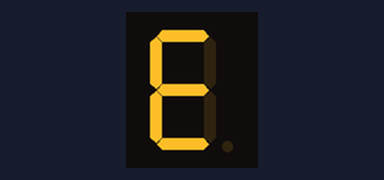
Bench run of a sketch on a simulated Arduino Uno, built with avr-gcc and run on an emulated ATmega328P. Shown: 1-digit seven-segment display. Wiring (inferred from the names in the program): 1-digit 7-segment display, segments lit when LOW: segments pin 5, pin 6, pin 7, pin 8, pin 9, pin 10, pin 11. The segment pins are drawn as the display they are named for.

Above: at 0.1 s.
At 1.1 s:
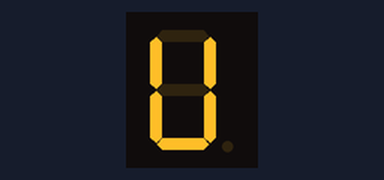
At 3.1 s:
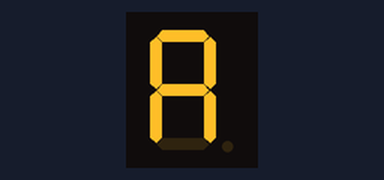
At 4.1 s:
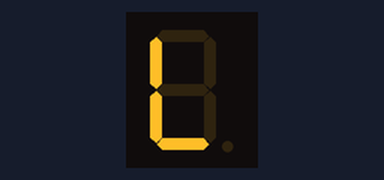
At 5.1 s:
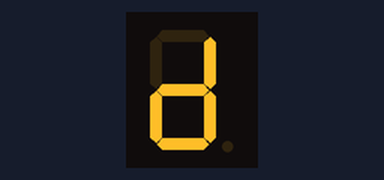

Measured:
- by itself, everything shown: repeats every 6.0 s, in 6 steps
- what the display in image 1 shows lasts 1.0 s, from 1.0 s to 2.0 s

The sketch:

7.3.ino
```cpp
const int A = 5;        //4
const int B = 6;        //5
const int C = 7;        //passat punt esquerra 7
const int D = 8;        //8
const int E = 9;        //
const int F = 10;       //
const int G = 11;
const int delayA =1000;


void setup()
{
  pinMode(A, OUTPUT);
  pinMode(B, OUTPUT);
  pinMode(C, OUTPUT);
  pinMode(D, OUTPUT);
  pinMode(E, OUTPUT);
  pinMode(F, OUTPUT);
  pinMode(G, OUTPUT);

}


void loop()
{
  digitalWrite(A, LOW);
  digitalWrite(B, HIGH);
  digitalWrite(C, HIGH);
  digitalWrite(D, LOW);
  digitalWrite(E, LOW);
  digitalWrite(F, LOW);
  digitalWrite(G, LOW);

  delay(delayA);

  digitalWrite(A, HIGH);
  digitalWrite(B, LOW);
  digitalWrite(C, LOW);
  digitalWrite(D, LOW);
  digitalWrite(E, LOW);
  digitalWrite(F, LOW);
  digitalWrite(G, HIGH);

  delay(delayA);

  digitalWrite(A, HIGH);
  digitalWrite(B, LOW);
  digitalWrite(C, LOW);
  digitalWrite(D, LOW);
  digitalWrite(E, LOW);
  digitalWrite(F, HIGH);
  digitalWrite(G, LOW);

  delay(delayA);

  digitalWrite(A, LOW);
  digitalWrite(B, LOW);
  digitalWrite(C, LOW);
  digitalWrite(D, HIGH);
  digitalWrite(E, LOW);
  digitalWrite(F, LOW);
  digitalWrite(G, LOW);

  delay(delayA);

  digitalWrite(A, HIGH);
  digitalWrite(B, HIGH);
  digitalWrite(C, HIGH);
  digitalWrite(D, LOW);
  digitalWrite(E, LOW);
  digitalWrite(F, LOW);
  digitalWrite(G, HIGH);

  delay(delayA);

  digitalWrite(A, HIGH);
  digitalWrite(B, LOW);
  digitalWrite(C, LOW);
  digitalWrite(D, LOW);
  digitalWrite(E, LOW);
  digitalWrite(F, HIGH);
  digitalWrite(G, LOW);

  delay(delayA);


}
```
